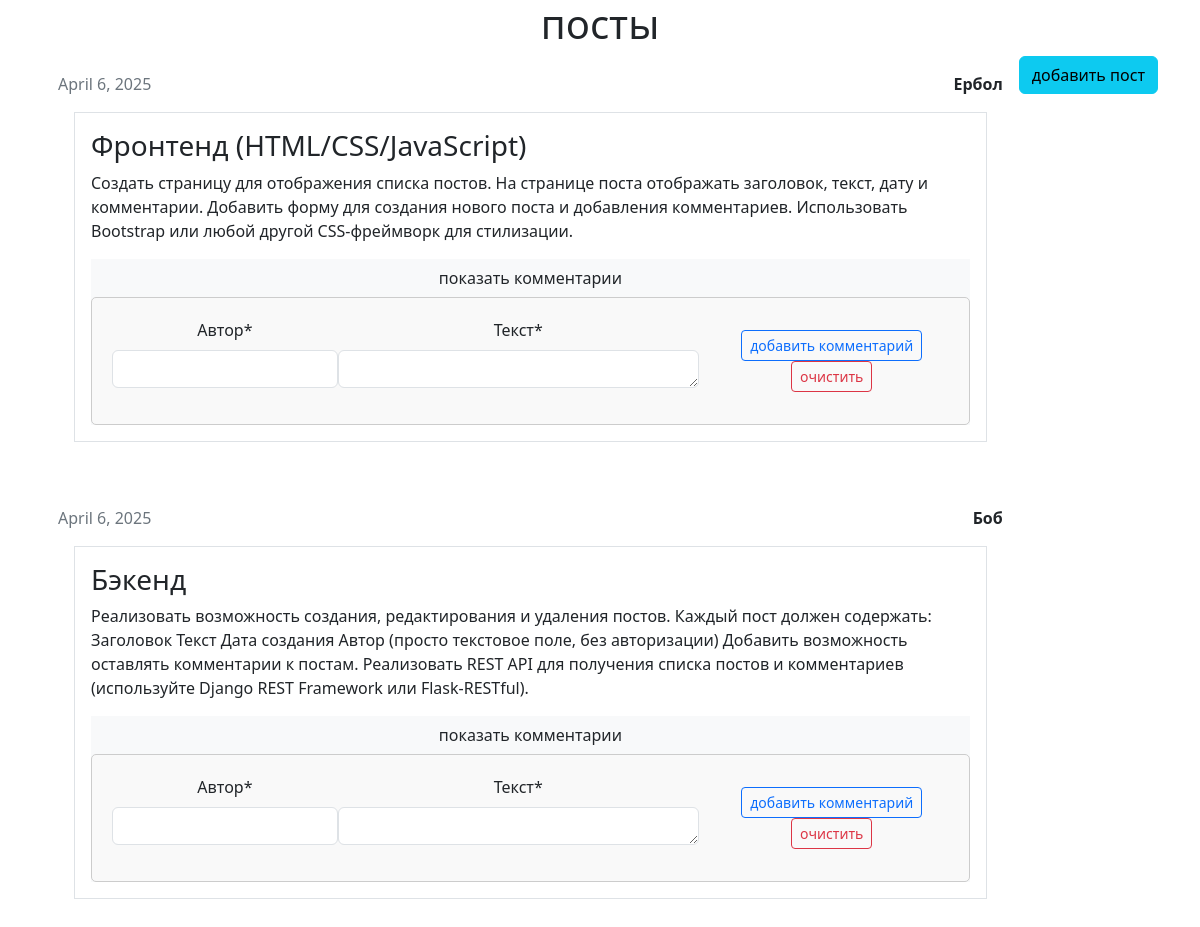
The page / on the database its author committed.
### main/models.py (models this page shows, shortened)
class BaseModel(models.Model):
    author = models.CharField('автор', max_length=120)
    text = models.TextField('текст', null=False, blank=False)
    date_create = models.DateField('дата создания', auto_now=True)
    class Meta:
        abstract = True

class Post(BaseModel):
    title = models.CharField('заголовок', max_length=120)
    class Meta:
        verbose_name = 'пост'
        verbose_name_plural = 'посты'

### main/views.py (the view)
# urls.py: path('', post_view, name='post_view'),
def post_view(request):
    post_list = Post.objects.all()
    post_form = PostForm(request.POST or None)
    comment_form = CommentForm()
    if post_form.is_valid():
        post_form.save()
        return redirect('post_view')
    context = {
        'post_list': post_list,
        'post_form': post_form,
        'comment_form': comment_form,
        'title': 'посты',
    }
    return render(request, template_name='main/posts.html', context=context)

### main/forms.py
class PostForm(forms.ModelForm):
    class Meta:
        model = Post
        fields = '__all__'

class CommentForm(forms.ModelForm):
    class Meta:
        model = Comment
        exclude = ['post']

### templates/main/posts.html (shortened to what this page needs)
{% extends "base.html" %}
{% load static %}
{% load crispy_forms_tags %}
{% block content %}
<h1 class="text-center">{{title}}</h1>
<div>
    <label class="btn btn-info float-end" for="add_post">добавить пост</label>
</div>
<div class="d-flex gap-3 flex-column">
    {% for post in post_list %}
    <div class="d-flex flex-column p-3">
        <div>
            <div class="d-flex justify-content-between">
                <span class="text-secondary">{{post.date_create}}</span>
                <span class="fw-bold">{{post.author}}</span>
            </div>
        </div>
        <div class="p-3 m-3 border">
            <h3>{{post.title}}</h3>
            <p>{{post.text}}</p>
            <div class="bg-light text-center">
                <label for="view_comments_{{ post.id }}" class=" btn">показать комментарии</label>
                <form action="{% url 'add_comment' post.id %}" class="comment_form d-flex gap-3" method="POST">
                    <div class="d-flex">
                        {{ comment_form|crispy }}
                    </div>
                    <div class="align-content-center">
                        <button type="submit" class="btn btn-sm btn-outline-primary">добавить комментарий</button>
                        <input class="btn btn-sm btn-outline-danger" type="reset" value="очистить">
                    </div>
                </form>
            </div>
        </div>
    </div>
    {% endfor %}
</div>
{% endblock %}

### templates/base.html (shortened to what this page needs)
<!DOCTYPE html>{% load static %}
<html>
<head>
    <link href="{% static  'css/style.css' %}" rel="stylesheet">
    <link href="https://cdn.jsdelivr.net/npm/bootstrap@5.3.5/dist/css/bootstrap.min.css" rel="stylesheet"
>
</head>
<body class="container">
{% block content %}{% endblock %}
</body>
</html>

### static/css/style.css (style rules this page uses)
.comment_form { padding: 20px; border: 1px solid #ccc; border-radius: 5px; background-color: #f9f9f9; }
textarea { height: 1em; }

### rows shown on the page
Post: date_create "April 6, 2025", author "Ербол", title "Фронтенд (HTML/CSS/JavaScript)", text "Создать страницу для отображения списка постов. На странице поста отображать заголовок, текст, дату и комментарии. Добавить форму для создания нового поста и добавления комментариев. Использовать Bootstrap или любой другой CSS-фреймворк для стилизации."
Post: date_create "April 6, 2025", author "Боб", title "Бэкенд", text "Реализовать возможность создания, редактирования и удаления постов. Каждый пост должен содержать: Заголовок Текст Дата создания Автор (просто текстовое поле, без авторизации) Добавить возможность оставлять комментарии к постам. Реализовать REST API для получения списка постов и комментариев (используйте Django REST Framework или Flask-RESTful)."
